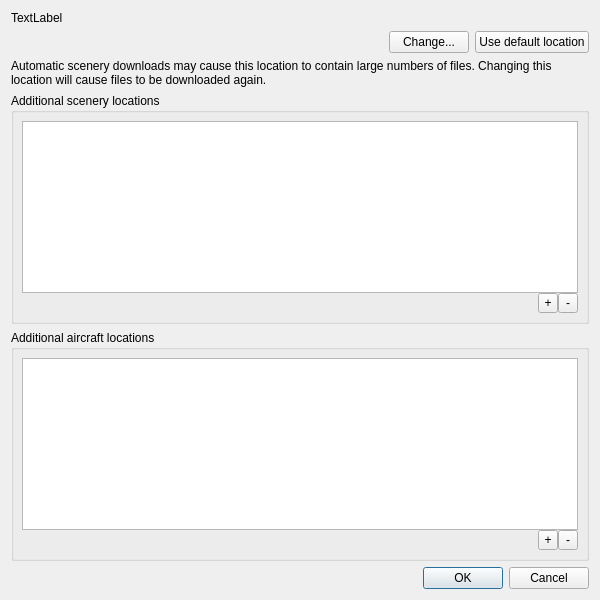
<?xml version="1.0" encoding="UTF-8"?>
<ui version="4.0">
 <class>PathsDialog</class>
 <widget class="QDialog" name="PathsDialog">
  <property name="geometry">
   <rect>
    <x>0</x>
    <y>0</y>
    <width>600</width>
    <height>600</height>
   </rect>
  </property>
  <property name="windowTitle">
   <string>Configure add-ons</string>
  </property>
  <layout class="QVBoxLayout" name="verticalLayout">
   <item>
    <widget class="QLabel" name="downloadLocation">
     <property name="text">
      <string>TextLabel</string>
     </property>
    </widget>
   </item>
   <item>
    <layout class="QHBoxLayout" name="horizontalLayout" stretch="0,0,0">
     <item>
      <spacer name="horizontalSpacer">
       <property name="orientation">
        <enum>Qt::Horizontal</enum>
       </property>
       <property name="sizeHint" stdset="0">
        <size>
         <width>40</width>
         <height>20</height>
        </size>
       </property>
      </spacer>
     </item>
     <item>
      <widget class="QPushButton" name="changeDownloadDir">
       <property name="text">
        <string>Change...</string>
       </property>
      </widget>
     </item>
     <item>
      <widget class="QPushButton" name="clearDownloadDir">
       <property name="text">
        <string>Use default location</string>
       </property>
      </widget>
     </item>
    </layout>
   </item>
   <item>
    <widget class="QLabel" name="label_2">
     <property name="text">
      <string>Automatic scenery downloads may cause this location to contain large numbers of files. Changing this location will cause files to be downloaded again.</string>
     </property>
     <property name="wordWrap">
      <bool>true</bool>
     </property>
    </widget>
   </item>
   <item>
    <widget class="QGroupBox" name="groupBox">
     <property name="title">
      <string>Additional scenery locations</string>
     </property>
     <layout class="QGridLayout" name="gridLayout_3">
      <property name="leftMargin">
       <number>8</number>
      </property>
      <property name="topMargin">
       <number>8</number>
      </property>
      <property name="rightMargin">
       <number>8</number>
      </property>
      <property name="bottomMargin">
       <number>8</number>
      </property>
      <property name="spacing">
       <number>0</number>
      </property>
      <item row="1" column="0">
       <spacer name="horizontalSpacer_3">
        <property name="orientation">
         <enum>Qt::Horizontal</enum>
        </property>
        <property name="sizeHint" stdset="0">
         <size>
          <width>567</width>
          <height>20</height>
         </size>
        </property>
       </spacer>
      </item>
      <item row="1" column="1">
       <widget class="QToolButton" name="addSceneryPath">
        <property name="sizePolicy">
         <sizepolicy hsizetype="Fixed" vsizetype="Fixed">
          <horstretch>0</horstretch>
          <verstretch>0</verstretch>
         </sizepolicy>
        </property>
        <property name="minimumSize">
         <size>
          <width>20</width>
          <height>20</height>
         </size>
        </property>
        <property name="text">
         <string>+</string>
        </property>
       </widget>
      </item>
      <item row="0" column="0" colspan="3">
       <widget class="QListWidget" name="sceneryPathsList"/>
      </item>
      <item row="1" column="2">
       <widget class="QToolButton" name="removeSceneryPath">
        <property name="sizePolicy">
         <sizepolicy hsizetype="Fixed" vsizetype="Fixed">
          <horstretch>0</horstretch>
          <verstretch>0</verstretch>
         </sizepolicy>
        </property>
        <property name="minimumSize">
         <size>
          <width>20</width>
          <height>20</height>
         </size>
        </property>
        <property name="text">
         <string>-</string>
        </property>
       </widget>
      </item>
     </layout>
    </widget>
   </item>
   <item>
    <widget class="QGroupBox" name="groupBox_3">
     <property name="title">
      <string>Additional aircraft locations</string>
     </property>
     <layout class="QGridLayout" name="gridLayout_4">
      <property name="leftMargin">
       <number>8</number>
      </property>
      <property name="topMargin">
       <number>8</number>
      </property>
      <property name="rightMargin">
       <number>8</number>
      </property>
      <property name="bottomMargin">
       <number>8</number>
      </property>
      <property name="spacing">
       <number>0</number>
      </property>
      <item row="0" column="0" colspan="3">
       <widget class="QListWidget" name="aircraftPathsList"/>
      </item>
      <item row="1" column="0">
       <spacer name="horizontalSpacer_4">
        <property name="orientation">
         <enum>Qt::Horizontal</enum>
        </property>
        <property name="sizeHint" stdset="0">
         <size>
          <width>567</width>
          <height>20</height>
         </size>
        </property>
       </spacer>
      </item>
      <item row="1" column="2">
       <widget class="QToolButton" name="removeAircraftPath">
        <property name="sizePolicy">
         <sizepolicy hsizetype="Fixed" vsizetype="Fixed">
          <horstretch>0</horstretch>
          <verstretch>0</verstretch>
         </sizepolicy>
        </property>
        <property name="minimumSize">
         <size>
          <width>20</width>
          <height>20</height>
         </size>
        </property>
        <property name="text">
         <string>-</string>
        </property>
       </widget>
      </item>
      <item row="1" column="1">
       <widget class="QToolButton" name="addAircraftPath">
        <property name="sizePolicy">
         <sizepolicy hsizetype="Fixed" vsizetype="Fixed">
          <horstretch>0</horstretch>
          <verstretch>0</verstretch>
         </sizepolicy>
        </property>
        <property name="minimumSize">
         <size>
          <width>20</width>
          <height>20</height>
         </size>
        </property>
        <property name="text">
         <string>+</string>
        </property>
       </widget>
      </item>
     </layout>
    </widget>
   </item>
   <item>
    <widget class="QDialogButtonBox" name="buttonBox">
     <property name="orientation">
      <enum>Qt::Horizontal</enum>
     </property>
     <property name="standardButtons">
      <set>QDialogButtonBox::Cancel|QDialogButtonBox::Ok</set>
     </property>
    </widget>
   </item>
  </layout>
 </widget>
 <resources/>
 <connections>
  <connection>
   <sender>buttonBox</sender>
   <signal>accepted()</signal>
   <receiver>PathsDialog</receiver>
   <slot>accept()</slot>
   <hints>
    <hint type="sourcelabel">
     <x>248</x>
     <y>254</y>
    </hint>
    <hint type="destinationlabel">
     <x>157</x>
     <y>274</y>
    </hint>
   </hints>
  </connection>
  <connection>
   <sender>buttonBox</sender>
   <signal>rejected()</signal>
   <receiver>PathsDialog</receiver>
   <slot>reject()</slot>
   <hints>
    <hint type="sourcelabel">
     <x>316</x>
     <y>260</y>
    </hint>
    <hint type="destinationlabel">
     <x>286</x>
     <y>274</y>
    </hint>
   </hints>
  </connection>
 </connections>
</ui>
